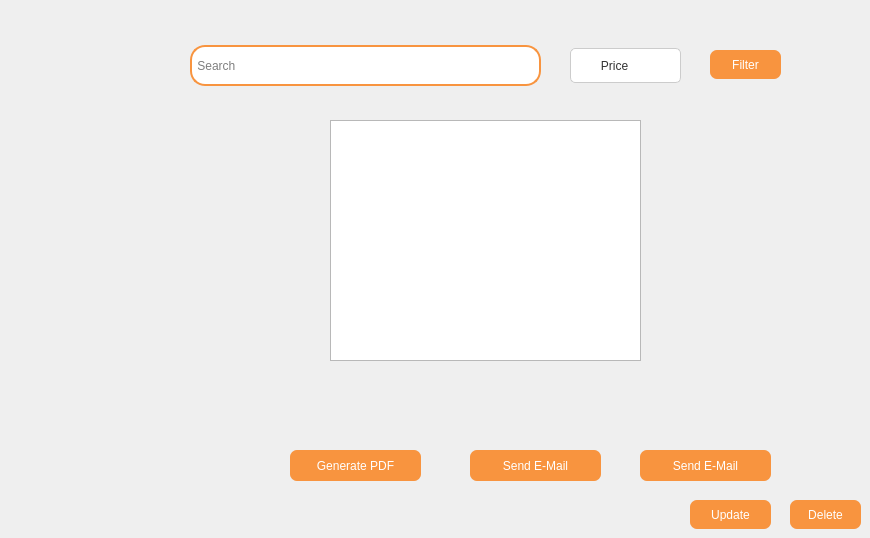
      <widget class="QWidget" name="tab_25">
       <property name="enabled">
        <bool>true</bool>
       </property>
       <attribute name="icon">
        <iconset resource="image.qrc">
         <normaloff>:/image/ressource/list.png</normaloff>:/image/ressource/list.png</iconset>
       </attribute>
       <attribute name="title">
        <string>List Of Services</string>
       </attribute>
       <widget class="QLineEdit" name="lineEdit_47">
        <property name="geometry">
         <rect>
          <x>190</x>
          <y>45</y>
          <width>351</width>
          <height>41</height>
         </rect>
        </property>
        <property name="styleSheet">
         <string notr="true">#lineEdit_47{
  border: 2px solid #F8943F;
  border-radius: 15px;
}</string>
        </property>
        <property name="placeholderText">
         <string> Search</string>
        </property>
       </widget>
       <widget class="QLabel" name="label_94">
        <property name="geometry">
         <rect>
          <x>500</x>
          <y>50</y>
          <width>31</width>
          <height>31</height>
         </rect>
        </property>
        <property name="text">
         <string/>
        </property>
        <property name="pixmap">
         <pixmap resource="image.qrc">:/image/ressource/rech.png</pixmap>
        </property>
        <property name="scaledContents">
         <bool>true</bool>
        </property>
       </widget>
       <widget class="QComboBox" name="comboBox_18">
        <property name="geometry">
         <rect>
          <x>570</x>
          <y>48</y>
          <width>111</width>
          <height>35</height>
         </rect>
        </property>
        <property name="styleSheet">
         <string notr="true">QComboBox {
    background-color: white; 
    border: 1px solid #cccccc; 
    border-radius: 5px; 
    padding: 5px 10px; 
    font: 14px &quot;Arial&quot;; 
    color: #333333;
}

QComboBox::drop-down {
    subcontrol-origin: padding;
    subcontrol-position: top right;
    width: 20px;
    border-left: 1px solid #cccccc; /* Divider between text and arrow */
	border-left:none;
}

QComboBox::down-arrow {
    image: url(../../ressource/icon.png); /* Custom arrow icon */
    width: 10px;
    height: 10px;
	
}

QComboBox QAbstractItemView {
    border: 1px solid #cccccc; /* Border for dropdown */
    background-color: #ffffff; /* White background for the list */
    selection-background-color: #0078d7; /* Blue background for selected item */
    selection-color: #ffffff; /* White text for selected item */
	
}</string>
        </property>
        <item>
         <property name="text">
          <string>      Price</string>
         </property>
        </item>
        <item>
         <property name="text">
          <string>      Time</string>
         </property>
        </item>
       </widget>
       <widget class="QPushButton" name="pushButton_98">
        <property name="geometry">
         <rect>
          <x>710</x>
          <y>50</y>
          <width>71</width>
          <height>29</height>
         </rect>
        </property>
        <property name="styleSheet">
         <string notr="true">#pushButton_98{
padding: 8px 16px;
  background-color: #F8943F;
  color: white;
  border: none;
  border-radius: 7px;
}
#pushButton_98:hover{
background-color: #dd914f;}</string>
        </property>
        <property name="text">
         <string>Filter</string>
        </property>
       </widget>
       <widget class="QPushButton" name="pushButton_99">
        <property name="geometry">
         <rect>
          <x>470</x>
          <y>450</y>
          <width>131</width>
          <height>31</height>
         </rect>
        </property>
        <property name="styleSheet">
         <string notr="true">#pushButton_99
{
padding: 8px 16px;
  background-color: #F8943F;
  color: white;
  border: none;
  border-radius:7px;
}
#pushButton_99:hover{
background-color: #dd914f;}</string>
        </property>
        <property name="text">
         <string>Send E-Mail</string>
        </property>
       </widget>
       <widget class="QPushButton" name="pushButton_100">
        <property name="geometry">
         <rect>
          <x>290</x>
          <y>450</y>
          <width>131</width>
          <height>31</height>
         </rect>
        </property>
        <property name="styleSheet">
         <string notr="true">#pushButton_100
{
padding: 8px 16px;
  background-color: #F8943F;
  color: white;
  border: none;
  border-radius: 7px;
}
#pushButton_100:hover{
background-color: #dd914f;}</string>
        </property>
        <property name="text">
         <string>Generate PDF</string>
        </property>
       </widget>
       <widget class="QPushButton" name="pushButton_101">
        <property name="geometry">
         <rect>
          <x>690</x>
          <y>500</y>
          <width>81</width>
          <height>29</height>
         </rect>
        </property>
        <property name="styleSheet">
         <string notr="true">#pushButton_101
{
padding: 8px 16px;
  background-color: #F8943F;
  color: white;
  border: none;
  border-radius: 7px;
}
#pushButton_101:hover{
background-color: #dd914f;}</string>
        </property>
        <property name="text">
         <string>Update</string>
        </property>
       </widget>
       <widget class="QPushButton" name="pushButton_102">
        <property name="geometry">
         <rect>
          <x>790</x>
          <y>500</y>
          <width>71</width>
          <height>29</height>
         </rect>
        </property>
        <property name="styleSheet">
         <string notr="true">#pushButton_102
{
padding: 8px 16px;
  background-color: #F8943F;
  color: white;
  border: none;
  border-radius: 7px;
}
#pushButton_102:hover{
background-color: #dd914f;}</string>
        </property>
        <property name="text">
         <string>Delete</string>
        </property>
       </widget>
       <widget class="QPushButton" name="pushButton_103">
        <property name="geometry">
         <rect>
          <x>640</x>
          <y>450</y>
          <width>131</width>
          <height>31</height>
         </rect>
        </property>
        <property name="styleSheet">
         <string notr="true">#pushButton_103
{
padding: 8px 16px;
  background-color: #F8943F;
  color: white;
  border: none;
  border-radius:7px;
}
#pushButton_103:hover{
background-color: #dd914f;}</string>
        </property>
        <property name="text">
         <string>Send E-Mail</string>
        </property>
       </widget>
       <widget class="QTableView" name="tableView">
        <property name="geometry">
         <rect>
          <x>330</x>
          <y>120</y>
          <width>311</width>
          <height>241</height>
         </rect>
        </property>
       </widget>
      </widget>
